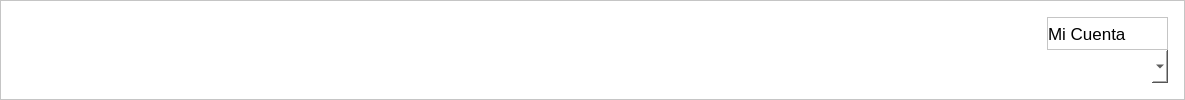
     <widget class="QFrame" name="frame_superior">
      <property name="minimumSize">
       <size>
        <width>0</width>
        <height>70</height>
       </size>
      </property>
      <property name="maximumSize">
       <size>
        <width>16777215</width>
        <height>100</height>
       </size>
      </property>
      <property name="cursor">
       <cursorShape>ArrowCursor</cursorShape>
      </property>
      <property name="styleSheet">
       <string notr="true">background-color: #ffffff;
border-bottom:0.1px solid #000;</string>
      </property>
      <property name="frameShape">
       <enum>QFrame::StyledPanel</enum>
      </property>
      <property name="frameShadow">
       <enum>QFrame::Raised</enum>
      </property>
      <layout class="QHBoxLayout" name="horizontalLayout_4">
       <item>
        <widget class="QPushButton" name="btnAtras">
         <property name="sizePolicy">
          <sizepolicy hsizetype="Preferred" vsizetype="Fixed">
           <horstretch>0</horstretch>
           <verstretch>0</verstretch>
          </sizepolicy>
         </property>
         <property name="cursor">
          <cursorShape>PointingHandCursor</cursorShape>
         </property>
         <property name="styleSheet">
          <string notr="true">QPushButton{
	
	border:none; 
	border-radius:18px;
	padding:3px 8px;
	
}


QPushButton:hover{
	background-color:#f2f2f2;
	
}
</string>
         </property>
         <property name="text">
          <string/>
         </property>
         <property name="icon">
          <iconset>
           <normaloff>../imagenes/atras.png</normaloff>../imagenes/atras.png</iconset>
         </property>
         <property name="iconSize">
          <size>
           <width>25</width>
           <height>35</height>
          </size>
         </property>
         <property name="checkable">
          <bool>false</bool>
         </property>
        </widget>
       </item>
       <item>
        <widget class="QPushButton" name="btnMenu">
         <property name="maximumSize">
          <size>
           <width>16777215</width>
           <height>40</height>
          </size>
         </property>
         <property name="font">
          <font>
           <family>Georgia</family>
           <weight>50</weight>
           <bold>false</bold>
          </font>
         </property>
         <property name="cursor">
          <cursorShape>PointingHandCursor</cursorShape>
         </property>
         <property name="focusPolicy">
          <enum>Qt::StrongFocus</enum>
         </property>
         <property name="styleSheet">
          <string notr="true">QPushButton{
	
	border:none; 
	border-radius:18px;
	padding:7px
	
}


QPushButton:hover{
	background-color:#f2f2f2;
	
}
</string>
         </property>
         <property name="text">
          <string/>
         </property>
         <property name="icon">
          <iconset>
           <normaloff>../imagenes/menu (1).png</normaloff>../imagenes/menu (1).png</iconset>
         </property>
         <property name="iconSize">
          <size>
           <width>25</width>
           <height>35</height>
          </size>
         </property>
         <property name="shortcut">
          <string/>
         </property>
         <property name="checkable">
          <bool>false</bool>
         </property>
         <property name="default">
          <bool>false</bool>
         </property>
         <property name="flat">
          <bool>false</bool>
         </property>
        </widget>
       </item>
       <item>
        <spacer name="horizontalSpacer">
         <property name="orientation">
          <enum>Qt::Horizontal</enum>
         </property>
         <property name="sizeHint" stdset="0">
          <size>
           <width>921</width>
           <height>20</height>
          </size>
         </property>
        </spacer>
       </item>
       <item>
        <widget class="QFrame" name="contCuenta">
         <property name="styleSheet">
          <string notr="true">#contCuenta {
	
	border-radius:8px;
	padding:5px;
	
}</string>
         </property>
         <property name="frameShape">
          <enum>QFrame::StyledPanel</enum>
         </property>
         <property name="frameShadow">
          <enum>QFrame::Raised</enum>
         </property>
         <layout class="QVBoxLayout" name="verticalLayout_15">
          <property name="spacing">
           <number>0</number>
          </property>
          <property name="leftMargin">
           <number>0</number>
          </property>
          <property name="topMargin">
           <number>0</number>
          </property>
          <property name="rightMargin">
           <number>0</number>
          </property>
          <property name="bottomMargin">
           <number>0</number>
          </property>
          <item>
           <widget class="QFrame" name="frame_15">
            <property name="styleSheet">
             <string notr="true"/>
            </property>
            <property name="frameShape">
             <enum>QFrame::StyledPanel</enum>
            </property>
            <property name="frameShadow">
             <enum>QFrame::Raised</enum>
            </property>
            <layout class="QHBoxLayout" name="horizontalLayout_2">
             <property name="spacing">
              <number>0</number>
             </property>
             <property name="leftMargin">
              <number>0</number>
             </property>
             <property name="topMargin">
              <number>0</number>
             </property>
             <property name="rightMargin">
              <number>0</number>
             </property>
             <property name="bottomMargin">
              <number>0</number>
             </property>
             <item>
              <widget class="QLabel" name="label_8">
               <property name="font">
                <font>
                 <pointsize>13</pointsize>
                </font>
               </property>
               <property name="styleSheet">
                <string notr="true"/>
               </property>
               <property name="text">
                <string>Mi Cuenta</string>
               </property>
              </widget>
             </item>
             <item alignment="Qt::AlignHCenter|Qt::AlignVCenter">
              <widget class="QPushButton" name="btnLogut">
               <property name="minimumSize">
                <size>
                 <width>0</width>
                 <height>30</height>
                </size>
               </property>
               <property name="maximumSize">
                <size>
                 <width>40</width>
                 <height>16777215</height>
                </size>
               </property>
               <property name="cursor">
                <cursorShape>PointingHandCursor</cursorShape>
               </property>
               <property name="styleSheet">
                <string notr="true">QPushButton{
	background:#fff;
	border-radius:18px;
	padding:3px 10px
}

QPushButton:hover{
	background-color:#f2f2f2  ;
	
}

</string>
               </property>
               <property name="text">
                <string/>
               </property>
               <property name="icon">
                <iconset>
                 <normaloff>../../../Downloads/usuario.png</normaloff>../../../Downloads/usuario.png</iconset>
               </property>
               <property name="iconSize">
                <size>
                 <width>25</width>
                 <height>35</height>
                </size>
               </property>
              </widget>
             </item>
            </layout>
           </widget>
          </item>
          <item>
           <widget class="QComboBox" name="cboCuenta">
            <property name="sizePolicy">
             <sizepolicy hsizetype="Preferred" vsizetype="Ignored">
              <horstretch>0</horstretch>
              <verstretch>0</verstretch>
             </sizepolicy>
            </property>
            <property name="font">
             <font>
              <pointsize>15</pointsize>
             </font>
            </property>
            <property name="styleSheet">
             <string notr="true">border:none;
padding:5px;
</string>
            </property>
            <property name="editable">
             <bool>false</bool>
            </property>
            <property name="currentIndex">
             <number>-1</number>
            </property>
            <item>
             <property name="text">
              <string>Cerrar</string>
             </property>
            </item>
           </widget>
          </item>
         </layout>
        </widget>
       </item>
      </layout>
     </widget>
